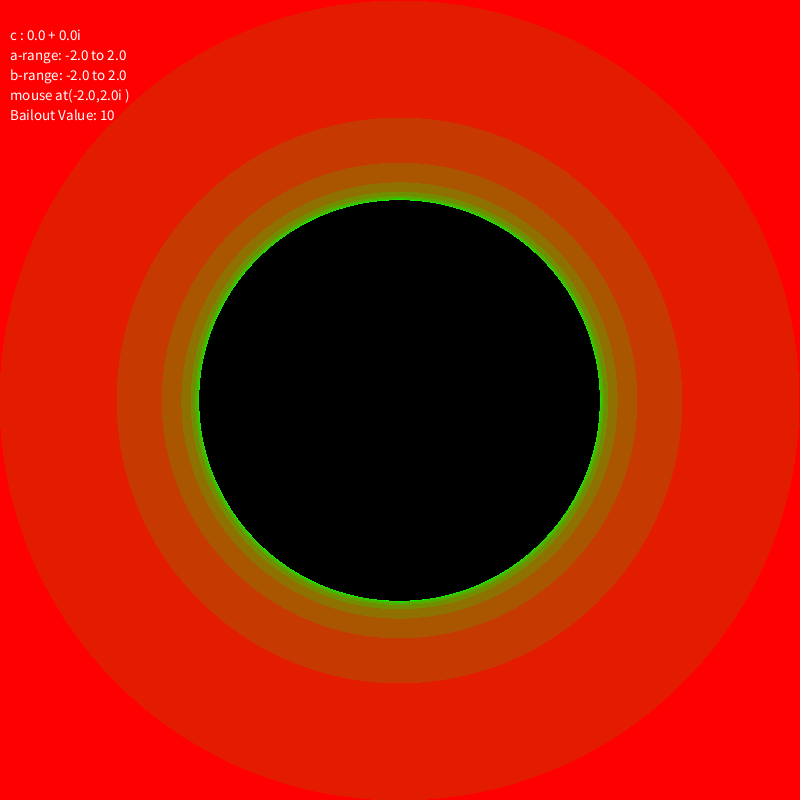
Frame 1 (no input)
Frame 60 (the mouse pressed at the canvas centre just before this capture): identical to frame 1, image omitted
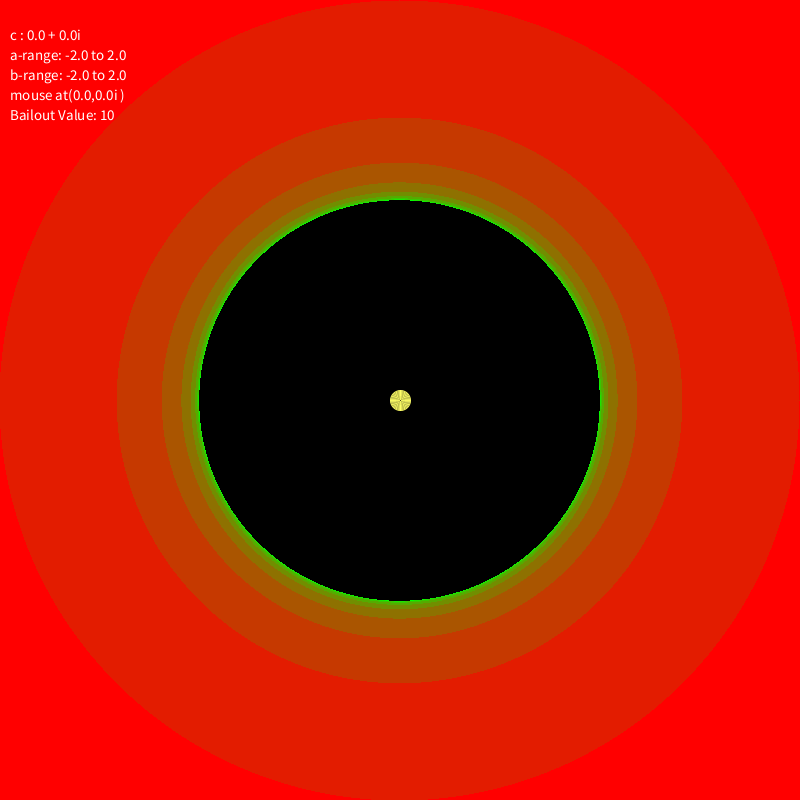
Frame 120 (the mouse held since frame 60 and released just before this capture)

The Processing sketch that drew these frames (run headless with seeded random() and noise(); from frame 60 on, the mouse is pressed at the canvas centre):

// Processing sketch: Julia
// ── Julia.pde
/*
*  Noah Dunn
 *  Instructor: Norm Krumpe
 *  Date: 11/10/2019
 *  Class: CSE270M 
 *  Assignments: Julia Sets
 */

// Julia sets are based on a simple iterated function: f(x) = x^2 + c (where c is some constant)
// We ask: given the iterated function f(x) = x^2 + c, which seeds escape, and which don't?
// Technically, the Julia set is the boundary between the points that escape and the points that don't.
// Julia sets are really done with all complex numbers.  We are working with real numbers instead.
// But everything else is the same!

final float ESCAPE_DISTANCE = 2; //  At what point will we say the orbit escaped and won't return 
int BAILOUT = 10;        //  When we are choosing to stop running the checks 
ComplexNumber c = new ComplexNumber(0, 0); //  Our initial C value 
final float LOWER_BOUND = -2.0;      //  The lower limit of our imaginary numbers
final float UPPER_BOUND = 2.0;       //  The upper limit of our imginary numbers
final float INCREMENT = 0.005;       //  The amount we are spacing our imaginary values on either axis
PImage currentImage;                 //  The current image of the julia set we have built




void setup() {
  currentImage = makeJulia2D();  //  Create our initial Julia set image 
  size(800, 800);                //  Set our frame render
  image(currentImage, 0, 0);     //  Draw the created image
}

void draw() {
  image(currentImage, 0, 0);  //  Draw the image currently saved 
  textSize(15);               //  Set the size of our text to 15
  text("c : " + c.toString(), 10, 40);  //  Display our current constant value for the equation f(x) = x^2 + c 
  text("a-range: " + LOWER_BOUND + " to " + UPPER_BOUND, 10, 60);  //  Display our real number range
  text("b-range: " + LOWER_BOUND + " to " + UPPER_BOUND, 10, 80);  //  Display our imaginary number range
  int x = mouseX;  // Grab the current x-coordinate position of our mouse
  int y = mouseY;  // Grab the current y-coordinate position of our mouse
  double real           = map(x, 0, width, LOWER_BOUND, UPPER_BOUND);  //  Grab the current position on the real-axis (x-axis)
  double imaginary      = map(y, 0, height, UPPER_BOUND, LOWER_BOUND); //  Grab the current position on the imaginary-axis(y-axis)
  drawOrbits(new ComplexNumber(real, imaginary));                      //  Create our orbits using the above two values
  text("mouse at(" + real + "," + imaginary + "i )", 10, 100);         //  Print our current positions
  text("Bailout Value: " + BAILOUT, 10, 120);                          //  Print our current bailouts
}

/*
*  This method activates when we press any key, but
 *  we really only care when the key pressed is either the up arrow key
 *  or the down arrow key
 */
void keyPressed() {
  if (key == CODED) {     //  If the key is in processing's default codes
    if (keyCode == UP) {  //  If the keyPress is the up key
      BAILOUT++;          //  Increase bailout and redraw
      currentImage = makeJulia2D();
    } else if (keyCode == DOWN) {
      if (BAILOUT != 1) { //  If we aren't at a Bailout of 1 and the user presses the DOWN key, decrement the BAILOUT value
        BAILOUT--;
        currentImage = makeJulia2D();
      }
    }
  }
}

/*
*  A method that draw sthe orbits given whatever seed we are currently moused over
 */
void drawOrbits(ComplexNumber seed) {
  //  Set our arbitrary starting circle radius
  float startingRadius = 20;
  //  Run a bailout check on the seed
  for (int i = 0; i < BAILOUT; i++) {
    if (seed.abs() > ESCAPE_DISTANCE) {
      break;
    }
    //  If it hasn't bailed out yet, create a hollow yellow circle at the imaginary number we are currently on
    noFill();
    stroke(255, 255, 102);
    //  The x of the seed we are at
    float x = (float)seed.getReal();
    //  The y of the seed we are at
    float y = (float)seed.getImaginary();
    //  Mapped to our actual render screen
    float drawX = (int)map(x, LOWER_BOUND, UPPER_BOUND, 0, width);
    float drawY = (int)map(y, LOWER_BOUND, UPPER_BOUND, 0, height);
    //  Draw the circle
    circle(drawX, drawY, startingRadius);
    //  Make the next one smaller
    startingRadius -= 2;
    //  Call the julia set equation again
    seed = f(seed);
  }
}

/*
*  This method changes the c value to whatever seed we click on.
 *
 */
void mouseClicked() {
  //  Grab our mouse positions
  int x = mouseX;
  int y = mouseY;
  //  Map them to the real + imaginary parts of an imaginary number
  double real = map(x, 0, width, LOWER_BOUND, UPPER_BOUND);
  double imaginary      = map(y, 0, height, UPPER_BOUND, LOWER_BOUND);
  //  Create our new c value
  c = new ComplexNumber(real, imaginary);
  //  Reset the draw image
  currentImage = makeJulia2D();
}
/*
*  The work engine of this program, this is what generates a julia
 *  set for a given C value.
 *
 */
PImage makeJulia2D() {
  //  Make an image the size of our viewing window
  PImage juliaImage = new PImage(width, height);
  //  Set the background to red, which will be written over regardless
  background(255, 0, 0);
  //  Establish a variable for the color of a given seed
  color c = color(0, 0, 0);
  //  The y-axis runs top to bottom, from 2i to -2i in the imaginary axis
  for (float y = UPPER_BOUND - INCREMENT; y >= LOWER_BOUND; y -= INCREMENT) {
    //  Maps our current y value to the viewing frame values
    int drawY = (int)map(y, LOWER_BOUND, UPPER_BOUND, 0, height);
    //  The x-axis runs from -2 to 2 on the real axis
    for (float x = LOWER_BOUND; x < UPPER_BOUND; x += INCREMENT) {
      //  Maps our current x value on the real axis to the viewing frame
      int drawX = (int)map(x, LOWER_BOUND, UPPER_BOUND, 0, width);
      //  Runs a check to see if the seed escapes or not
      color escapeColor = escapes(new ComplexNumber(x, y));
      juliaImage.pixels[((int)drawY * width + (int)drawX)] = escapeColor;
    }
  }
  return juliaImage;
}

// Start with a seed, and iterate using f(x) until
// we determine whether the orbit escapes (goes off to infinity)
// What counts as "escaping"?  if seed gets > ESCAPE_DISTANCE
// How many times should we iterate before we stop trying? Use BAILOUT.
// After BAILOUT iterations, if we still haven't escaped, assume we won't
color escapes(ComplexNumber seed) {
  color c1 = color(255, 0, 0);     //  The color of non-escaped seeds
  color c2 = color(0, 255, 0);     //  The color of slowest escaped seed
  for (int i = 0; i < BAILOUT; i++) {
    if (seed.abs() > ESCAPE_DISTANCE) {
      if (i == 0) {
        return c1;  //  This is done to prevent Off-By-One errors
      }
      return lerpColor(c1, c2, ((float)i)/(BAILOUT - 1)); // escaped
    }
    seed = f(seed);
  }
  return color(0, 0, 0); //  didn't escape
}

// The function that we will iterate over to determine
// If a seed escapes or nto
ComplexNumber f(ComplexNumber x) { 
  return x.multiply(x).add(c);
}

/* A tester method for determining if the complex numbers class 
 * works 
 */
private void testComplexNumbers() {
  //  Create two complex numbers to test, 2 + 4i and 3 + 5i
  ComplexNumber c1 = new ComplexNumber(2.0, 4.0); 
  ComplexNumber c2 = new ComplexNumber(3.0, 5.0);
  //  Demonstrates the toString() works
  println(c1);               //  Expected: 2.0 + 4.0i
  println(c2);               //  Expected  3.0 + 5.0i
  println(c1.add(c2));       //  Expected 5.0 + 9.0i
  println(c1.subtract(c2));  //  Expected: -1.0 + -1.0i
  println(c1.divide(c2));    //  Expected: 0.764... + 0.0588...i 
  println(c1.multiply(c2));  //  Expected: -14.0 + 22.0i
  println(c2.abs());         //  Expected: 5.83...
}

public class ComplexNumber {
  /*
  *  Complex numbers possess a real part @var realPart
   *  and an imaginary part @var imaginaryPart
   *  There are a series of math operations that can be performed on and between them
   *  @constructor ComplexNumber
   *  @method add, @method subtract, @method multiply, @method divide, @method abs, @method toString
   */

  // Private members for the real and imaginary part
  private double realPart;
  private double imaginaryPart;
  // Our constructor which takes a real and imaginary part
  public ComplexNumber(double real, double imaginary) {
    realPart = real;
    imaginaryPart = imaginary;
  }
  //  Adds the real parts and the imaginary parts together, returns a new CN
  public ComplexNumber add(ComplexNumber otherNum) {
    return new ComplexNumber(realPart + otherNum.getReal(), imaginaryPart + otherNum.getImaginary());
  }
  //  Subtracts the real parts and the imaginary parts, returns a new CN
  public ComplexNumber subtract(ComplexNumber otherNum) {
    return new ComplexNumber(realPart - otherNum.getReal(), imaginaryPart - otherNum.getImaginary());
  }
  //  Muliplication using the FOIL method
  public ComplexNumber multiply(ComplexNumber otherNum) {
    //  Grab the REAL part of base CN, and the REAL part of the second CN
    double first = realPart * otherNum.getReal();
    //  Grab the IMAGINARY part of base CN, and the REAL part of the second CN
    double inner = imaginaryPart * otherNum.getReal();
    //  Grab the REAL part of base CN, and the IMAGINARY part of the second CN
    double outer = realPart * otherNum.getImaginary();
    //  Grab the IMAGINARY part of base CN, and the IMAGINARY part of the second CN
    //  Multiply by negative 1 to account for the i^2 the multiplication produces
    double last  = -1 * imaginaryPart * otherNum.getImaginary();
    //  The total real component is the result of first added to the result of last (No i components left)
    double totalReal = first + last;
    //  The total imaginary component is the combination of both values still left with an i
    double totalImaginary = inner + outer;
    //  Return our built number
    return new ComplexNumber(totalReal, totalImaginary);
  }
  //  To divide, we multiply the top and the bottom of the division by the conjugate of the bottom
  public ComplexNumber divide(ComplexNumber otherNum) {
    //  Our numerator is our current number multiplied by the conjugate of the other Number
    ComplexNumber numerator = this.multiply(new ComplexNumber(otherNum.getReal(), -otherNum.getImaginary()));
    //  Our denominator will be a real number, found by multiplying otherNum by its conjugate
    ComplexNumber denominator = otherNum.multiply(new ComplexNumber(otherNum.getReal(), -otherNum.getImaginary()));
    //  Our new complexNumber is the real part and imaginary parts of our numerator divided by our denominator, which is a real number
    return new ComplexNumber(numerator.getReal()/denominator.getReal(), numerator.getImaginary()/denominator.getReal());
  }
  //  The absolute value of a given complex number is the same as calculating the distance from zero
  public double abs() {
    return Math.sqrt(Math.pow(realPart, 2) + Math.pow(imaginaryPart, 2));
  }
  //  The toString formats a given imaginary number in the a + bi format
  public String toString() {
    return "" + realPart + " + " + imaginaryPart + "i";
  }
  //  Getter for the Real component
  public double getReal() {
    return realPart;
  }
  //  Getter for the imaginary component
  public double getImaginary() {
    return imaginaryPart;
  }
}
